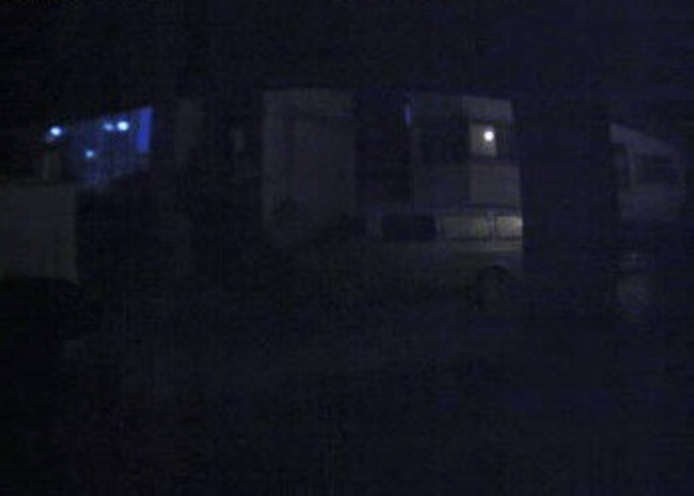
#> input picture opencv_python_ch01_ch05/ch03/night.jpg, 694 x 496 px
$ python equalize_hist.py
#> lines starting #> are read from the running program, lines starting #| are printed output that depends on the picture; after the words box and inside, x2 and y2 are one past the last pixel; in counts of white or black regions, pixels touching at a corner belong together
import sys
import matplotlib.pyplot as plt
import cv2
import numpy as np

DEBUG = True


def getGrayHistImage(hist):
    imgHist = np.full((100, 256), 255, dtype=np.uint8)

    histMax = np.max(hist)
    for x in range(256):
        pt1 = (x, 100)
        pt2 = (x, 100 - int(hist[x, 0] * 100 / histMax))
        cv2.line(imgHist, pt1, pt2, 0)

    return imgHist

# 이미지를 불러오기
#img_name = 'Hawkes.jpg'
img_name = 'night.jpg'
src = cv2.imread(img_name,cv2.IMREAD_GRAYSCALE)
#> src: shape (496, 694); min 2, max 251, mean 20.5

dst = cv2.equalizeHist(src)
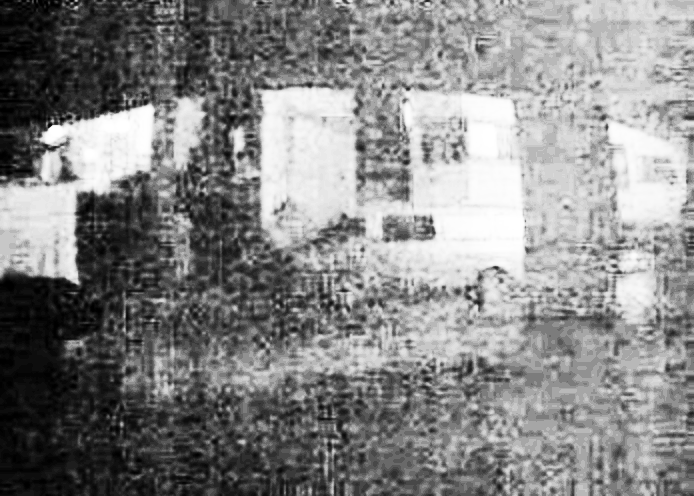
#> dst: shape (496, 694); min 0, max 255, mean 133.9

cv2.imshow('src', src)
cv2.imshow('dst', dst)


if src is None:
    print('Image load failed!')
    sys.exit()

if DEBUG==True:
    print(src.shape)
#| (496, 694)

# 히스토그램을 띄워보자
# 입력영상 리스트, 채널, 마스크, 히스토그램 사이즈(bin), ranges(0~255)
hist = cv2.calcHist([src],[0],None,[256],[0,256])
#> hist = 256 values, max 28463 at index 21, min 0 at index 0, mean 1344.6
histImg = getGrayHistImage(hist)
#> in getGrayHistImage, `histMax = np.max(hist)`: histMax = 28463
#> the loop in getGrayHistImage, `for x in range(256):` made 256 passes
#> pt2 on passes 1 to 3: (0, 100), (1, 100), (2, 100)
#> after the loop in getGrayHistImage, `for x in range(256):`:
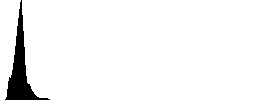
#> imgHist: shape (100, 256); 95.4% white; 1 black region, box (x1, y1, x2, y2) and area: (5, 0, 50, 100) 1177

cv2.imshow('src_img',src)
cv2.imshow('src_hist',histImg)


# 무한 대기
cv2.waitKey(0)
cv2.destroyAllWindows()
